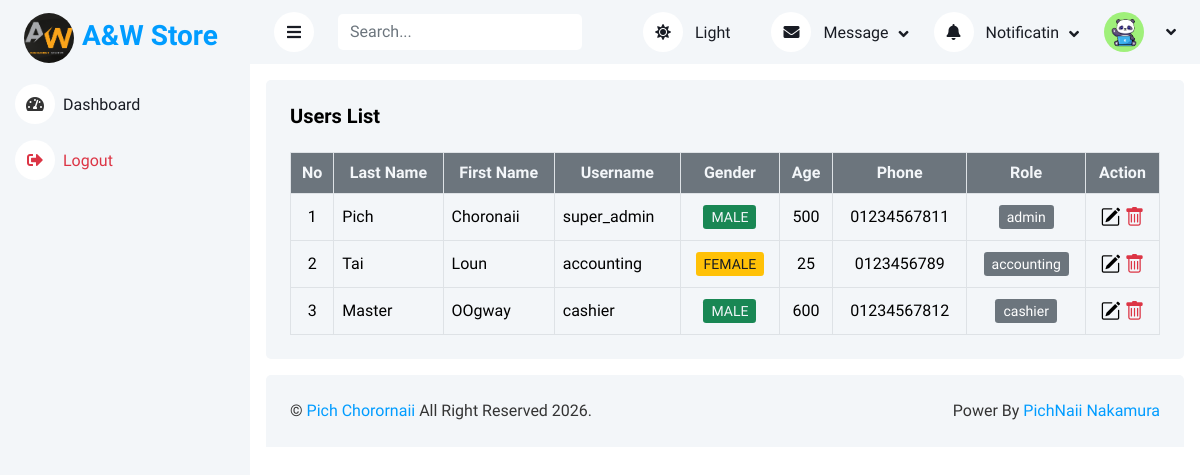
Screenshot of /admin/user.php with the database file from the repository.
### tables this page shows
CREATE TABLE `configurations` (
  `id` int(11) NOT NULL,
  `slideshow` int(11) NOT NULL,
  `product` int(11) NOT NULL,
  `category` int(11) NOT NULL,
  `page` int(11) NOT NULL,
  `user` int(11) NOT NULL,
  `report` int(11) NOT NULL,
  `setting` int(11) NOT NULL,
  `user_delete` int(11) NOT NULL,
  `user_edit` int(11) NOT NULL,
  `theme` tinyint(1) NOT NULL,
  `theme_color` int(11) NOT NULL,
  `productprefix` varchar(11) NOT NULL,
  `sidebar_color` varchar(11) NOT NULL,
  `body_color` varchar(11) NOT NULL,
  `bg_color` varchar(11) NOT NULL
);

CREATE TABLE `users` (
  `id` int(11) NOT NULL,
  `user_role` varchar(255) NOT NULL,
  `username` varchar(200) NOT NULL,
  `password` varchar(100) NOT NULL,
  `lastname` varchar(100) DEFAULT NULL,
  `firstname` varchar(100) DEFAULT NULL,
  `age` int(11) DEFAULT NULL,
  `gender` varchar(50) DEFAULT NULL,
  `phone` varchar(50) DEFAULT NULL
);

### admin/user.php (the view, shortened to what this page needs)
<?php
    $servername = "localhost";
    $username = "root";
    $password = "";
    $dbname = "foodmart";
    $conn = new mysqli($servername, $username, $password, $dbname);
    $sql = "SELECT * FROM users";
    $result = $conn->query($sql);
    $config_setting = $conn->query('SELECT * FROM configurations')->fetch_assoc();
?>
<!DOCTYPE html>
<html lang="en">
<?php include "include/header.php"?>
<body>
    <div class="position-relative bg-white d-flex p-0">
		<?php include "include/sidebar.php"?>
        <div class="content">
            <?php include "include/navbar.php"?>
            <div class="container-fluid pt-3 px-3">
                <div class="bg-light text-center rounded p-4">
                    <div class="d-flex align-items-center justify-content-between mb-4">
                        <h5 class="mb-0 fw-bold text-title">Users List</h5>
                    </div>
                    <div class="table-responsive">
                        <table class="table text-start align-middle table-bordered table-hover mb-0">
                            <thead>
                                <tr class="bg-secondary text-light text-center">
                                    <th>No</th>
                                    <th>Last Name</th>
                                    <th>First Name</th>
                                    <th>Username</th>
                                    <th>Gender</th>
                                    <th>Age</th>
                                    <th>Phone</th>
                                    <th>Role</th>
                                    <th>Action</th>
                                </tr>
                            </thead>
                            <tbody class="text-title">
                                <?php
                                    if ($result->num_rows > 0) {
                                        $no = 1;
                                        while($row = $result->fetch_assoc()) {
                                ?>
                                <tr>
                                    <td class="text-center"><?= $no ?></td>
                                    <td><?= $row['lastname'] ?></td>
                                    <td><?= $row['firstname'] ?></td>
                                    <td><?= $row['username'] ?></td>
                                    <td class="text-center"><span class="text-<?= ($row['gender'] == 'male') ? 'light' : 'dark' ?> text-uppercase btn-sm btn-<?= ($row['gender'] == 'male') ? 'success' : 'warning'?>"><?= $row['gender'] ?></span></td>
                                    <td class="text-center"><?= $row['age'] ?></td>
                                    <td class="text-center"><?= $row['phone'] ?></td>
                                    <td class="text-center"><span class="btn-sm btn-secondary"><?= $row['user_role'] ?></span></td>
                                    <td class="text-center">
                                        <?php if($_SESSION['user_role'] == 'admin' || ($_SESSION['user_role'] == 'accounting' && $config_setting['user_edit'] == 1) || ($_SESSION['user_role'] == 'cashier' && $config_setting['user_edit'] == 1)) { ?>
                                            <a class="edit-btn" data-id="<?= $row['id'] ?>" data-username="<?= $row['username'] ?>" data-password="<?= $row['password'] ?>" data-user_role="<?= $row['user_role'] ?>" data-lastname="<?= $row['lastname'] ?>" data-firstname="<?= $row['firstname'] ?>" data-phone="<?= $row['phone'] ?>" data-age="<?= $row['age'] ?>" data-gender="<?= $row['gender'] ?>" data-bs-toggle="modal" data-bs-target="#EditUser">
                                                <i class="bi bi-pencil-square fs-5 text-title"></i>
                                            </a>
                                        <?php } else { ?>
                                            <a href="#" data-bs-toggle="modal" data-bs-target="#cannotupdate">
                                                <i class="bi bi-pencil-square text-title fs-5"></i>
                                            </a>
                                        <?php } if($_SESSION['user_role'] == 'admin' || ($_SESSION['user_role'] == 'accounting' && $config_setting['user_delete'] == 1)) { ?>
                                            <a class="delete-btn" data-id="<?= $row['id'] ?>" data-bs-toggle="modal" data-bs-target="#delete">
                                                <i class="bi bi-trash text-danger fs-5"></i>
                                            </a>
                                        <?php } else { ?>
                                            <a href="#" data-bs-toggle="modal" data-bs-target="#cannotdelete">
                                                <i class="bi bi-trash text-danger fs-5"></i>
                                            </a>
                                        <?php } ?>
                                    </td>
                                </tr>
                                <?php
                                    $no++;
                                    }
                                } else { ?>
                                    <tr><td colspan='5' class='text-center'>No products found.</td></tr>
                                <?php } ?>
                            </tbody>
                        </table>
                    </div>
                </div>
            </div>
            <?php include "include/footer.php"?>
		</div>
	</div>
</body>
</html>

### admin/css/style.css (style rules this page uses)
:root { --primary: #009cff; --light: #f3f6f9; --white: #ffffff; --dark: #191c24; }
.content { margin-left: 250px; min-height: 100vh; background: var(--bg-content); transition: 0.5s; }
@media (min-width: 992px) { .content { width: calc(100% - 200px); } }
.text-title { color: var(--text-title); }

### rows the page displays
users: lastname "Pich", firstname "Choronaii", username "super_admin", gender "MALE", age "500", phone "01234567811", user_role "admin"
users: lastname "Tai", firstname "Loun", username "accounting", gender "FEMALE", age "25", phone "0123456789", user_role "accounting"
users: lastname "Master", firstname "OOgway", username "cashier", gender "MALE", age "600", phone "01234567812", user_role "cashier"
